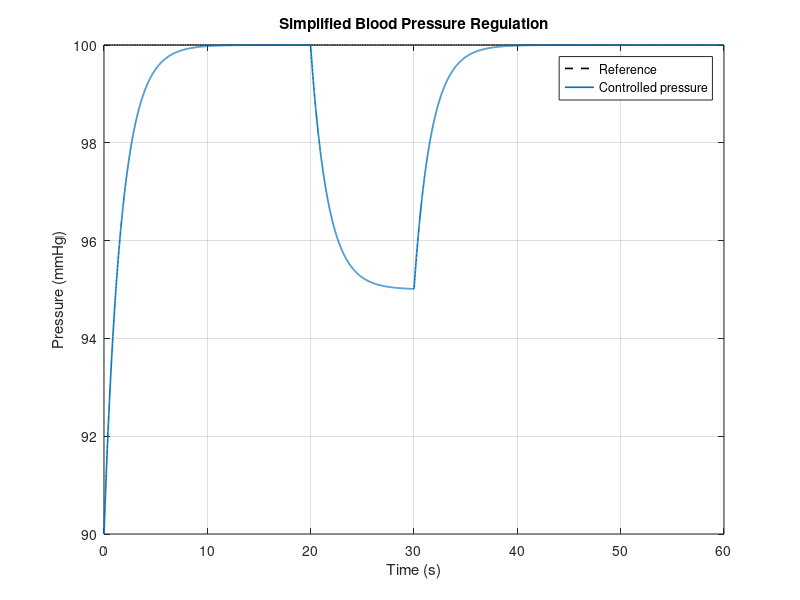
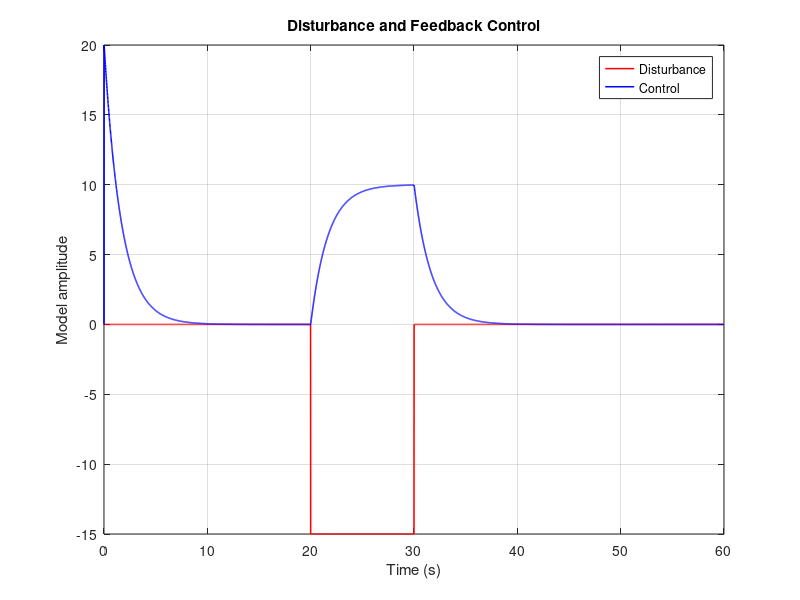
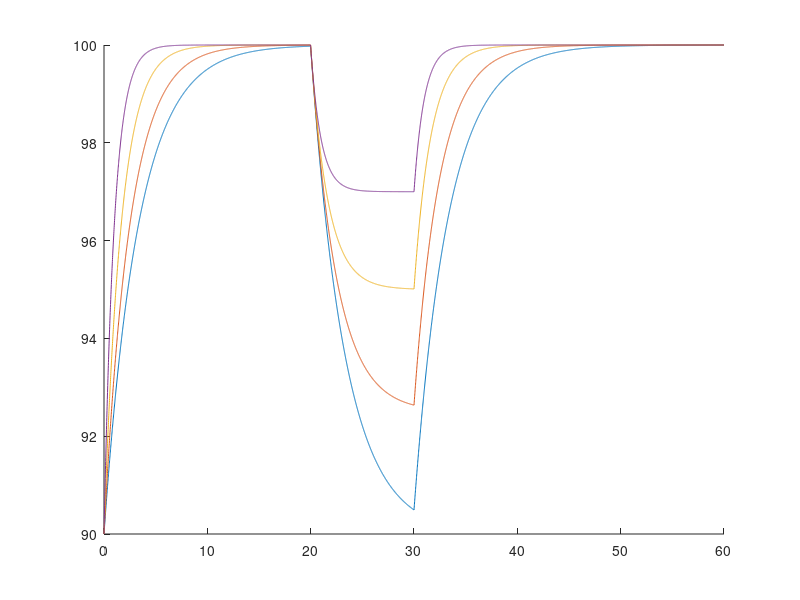

These figures' MATLAB source, in order: (Note: this script raises an error after producing the figures.)
%% EXPERIMENT 7 - BLOOD PRESSURE REGULATION
clear; 
close all; 
clc;
%% INPUT PARAMETERS
dt=0.01;
t=0:dt:60;
Pref=100; % reference BP
P0=90; % initial BP
K=2; % feedback gain
tau=5; % time constant
%% DISTURBANCE
disturbance=zeros(size(t));
disturbance(t>=20 & t<=30)=-15;
%% INITIALIZE
P=zeros(size(t));
P(1)=P0;
control=zeros(size(t));
%% CLOSED-LOOP MODEL
for k=2:length(t)
    errorSignal=Pref-P(k-1);
    control(k)=K*errorSignal;
    dPdt=(control(k)+disturbance(k)-...
        (P(k-1)-Pref))/tau;
    P(k)=P(k-1)+dt*dPdt;
end
%% RESPONSE
figure('Name','Blood Pressure Response');
plot(t,Pref*ones(size(t)),'k--','LineWidth',1.2);
hold on;
plot(t,P,'LineWidth',1.2);
grid on;
xlabel('Time (s)');
ylabel('Pressure (mmHg)');
title('Simplified Blood Pressure Regulation');
legend('Reference','Controlled pressure');
%% CONTROL AND DISTURBANCE
figure('Name','Control Signal');
plot(t,disturbance,'r','LineWidth',1.1);
hold on;
plot(t,control,'b','LineWidth',1.1);
grid on;
xlabel('Time (s)');
ylabel('Model amplitude');
title('Disturbance and Feedback Control');
legend('Disturbance','Control');
%% OBSERVATIONS
during=(t>=20 & t<=30);
fprintf('\n===== BP OBSERVATIONS =====\n');
fprintf('Reference BP = %.1f mmHg\n',Pref);
fprintf('Feedback gain = %.2f\n',K);
fprintf('Minimum BP during disturbance = %.2f mmHg\n',min(P(during)));
fprintf('Final BP = %.2f mmHg\n',P(end));
%% GAIN STUDY
Kset=[0.5 1 2 4];
figure('Name','Gain Comparison');
hold on;
for Kg=Kset
    Pg=zeros(size(t));
    Pg(1)=P0;
    for k=2:length(t)
        e=Pref-Pg(k-1);
        u=Kg*e;
        dPg=(u+disturbance(k)-...
            (Pg(k-1)-Pref))/tau;
        Pg(k)=Pg(k-1)+dt*dPg;
    end
    plot(t,Pg,'DisplayName',sprintf('K = %.1f',Kg));
end
yline(Pref,'k--','Reference');
grid on;
xlabel('Time (s)');
ylabel('Pressure (mmHg)');
title('Effect of Feedback Gain');
legend('Location','best');
